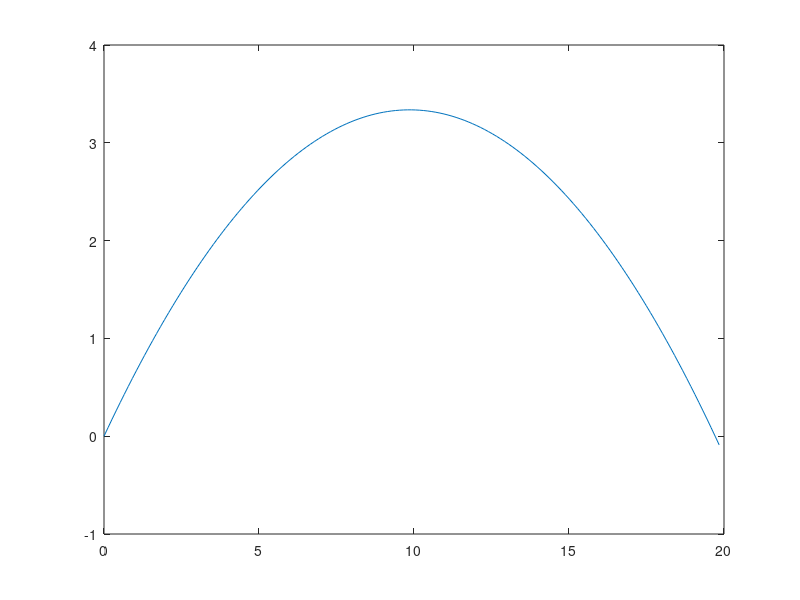

Here is the MATLAB script that generated this plot:
clear;
h=1e-2;
N=1000;
x(1)=0;
y(1)=0;
u(1)=15*cos(pi/6);
v(1)=15*sin(pi/6);
t(1)=0;
g=10;

f=@(t,x) 0; #du/dt=0
r=@(t,u) u; #dx/dt=u
p=@(t,y) -g; #dv/dt=-g
q=@(t,v) v; #dy/dt=v

i=1;
while i<N
  k1=f(t(i),x(i));
  k2=f(t(i)+h/2,x(i)+h*k1/2);
  k3=f(t(i)+h/2,x(i)+h*k2/2);
  k4=f(t(i)+h,x(i)+k3);
  u(i+1)=u(i)+(h/6)*(k1+2*k2+2*k3+k4);
  
  k11=r(t(i),u(i));
  k22=r(t(i)+h/2,u(i)+h*k11/2); 
  k33=r(t(i)+h/2,u(i)+h*k22/2); 
  k44=r(t(i)+h,u(i)+h*k33);
  x(i+1)=x(i)+(h/6)*(k11+2*k22+2*k33+k44);
  
  l1=p(t(i),y(i));  
  l2=p(t(i)+h/2,y(i)+h*l1/2);  
  l3=p(t(i)+h/2,y(i)+h*l2/2);  
  l4=p(t(i)+h,y(i)+l3);
  v(i+1)=v(i)+(h/6)*(l1+2*l2+2*l3+l4);
  
  l11=q(t(i),v(i));
  l22=q(t(i)+h/2,v(i)+h*l11/2);
  l33=q(t(i)+h/2,v(i)+h*l22/2);
  l44=q(t(i)+h,v(i)+l33);
  y(i+1)=y(i)+(h/6)*(l11+2*l22+2*l33+l44);
  
  t(i+1)=t(i)+h;
  if y(i+1)<=0;
    break
  end
  i++;
end
plot(x,y);